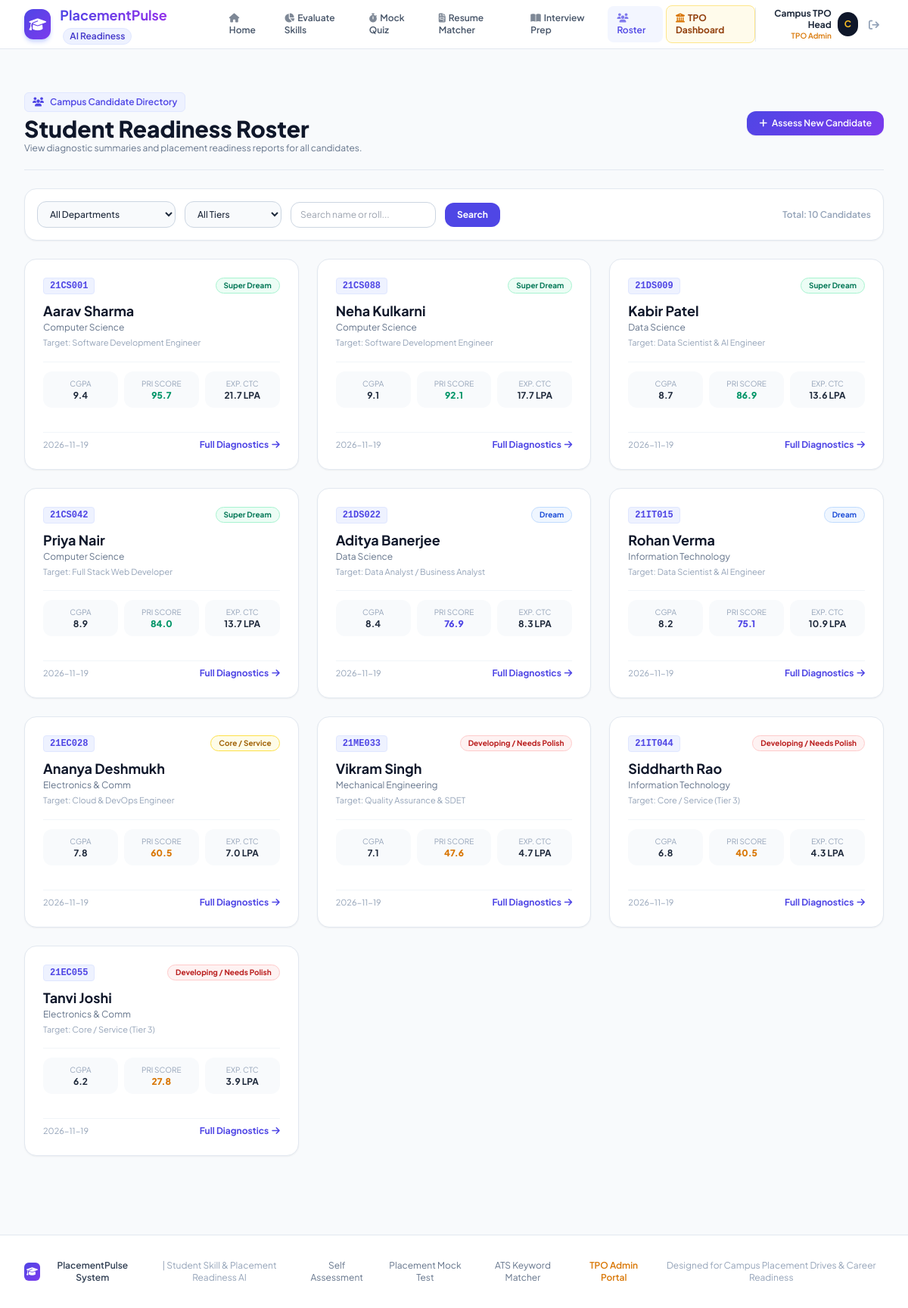
The app's page /students (signed in) with its own data.
### tables this page shows
CREATE TABLE students (
            id INTEGER PRIMARY KEY AUTOINCREMENT,
            roll_no TEXT UNIQUE,
            name TEXT NOT NULL,
            email TEXT,
            department TEXT,
            year INTEGER DEFAULT 4,
            cgpa REAL,
            backlogs INTEGER DEFAULT 0,
            academic_score REAL DEFAULT 0,
            technical_score REAL DEFAULT 0,
            project_score REAL DEFAULT 0,
            aptitude_score REAL DEFAULT 0,
            soft_skill_score REAL DEFAULT 0,
            pri_score REAL DEFAULT 0,
            tier TEXT,
            expected_ctc_min REAL DEFAULT 0,
            expected_ctc_max REAL DEFAULT 0,
            placement_prob REAL DEFAULT 0,
            target_role TEXT,
            profile_json TEXT,
            created_at TIMESTAMP DEFAULT CURRENT_TIMESTAMP
        );

### app.py (the view)
@app.route('/students')
@login_required
def students_list():
    filter_dept = request.args.get('department', 'All')
    filter_tier = request.args.get('tier', 'All')
    search = request.args.get('search', '').strip()
    students = get_all_students(filter_dept=filter_dept, filter_tier=filter_tier, search=search)
    return render_template(
        'students_list.html',
        students=students,
        selected_dept=filter_dept,
        selected_tier=filter_tier,
        search_query=search
    )

### app.py (called while the page is built)
def login_required(f):
    @wraps(f)
    def decorated_function(*args, **kwargs):
        if not session.get('user_id'):
            flash("Please sign in with your student or administrative account to access this section.", "warning")
            return redirect(url_for('login', next=request.url))
        return f(*args, **kwargs)
    return decorated_function

### models.py (called while the page is built)
def get_db_connection():
    conn = sqlite3.connect(Config.DATABASE_PATH)
    conn.row_factory = sqlite3.Row
    return conn

def get_all_students(filter_dept=None, filter_tier=None, search=None):
    conn = get_db_connection()
    cursor = conn.cursor()
    query = "SELECT * FROM students WHERE 1=1"
    params = []
    if filter_dept and filter_dept != 'All':
        query += " AND department = ?"
        params.append(filter_dept)
    if filter_tier and filter_tier != 'All':
        query += " AND tier = ?"
        params.append(filter_tier)
    if search:
        query += " AND (name LIKE ? OR roll_no LIKE ? OR target_role LIKE ?)"
        s = f"%{search}%"
        params.extend([s, s, s])
    query += " ORDER BY pri_score DESC"
    cursor.execute(query, params)
    rows = cursor.fetchall()
    conn.close()
    return [dict(r) for r in rows]

### templates/students_list.html (shortened to what this page needs)
{% extends "base.html" %}
{% block content %}
<div class="py-10 max-w-7xl mx-auto px-4 sm:px-6 lg:px-8 space-y-6">
    <div class="flex flex-col sm:flex-row justify-between items-start sm:items-center gap-4 border-b border-slate-200 pb-5">
        <div>
            <div class="inline-flex items-center space-x-2 text-xs font-semibold text-indigo-600 bg-indigo-50 px-2.5 py-1 rounded-md border border-indigo-100 mb-1">
                <i class="fa-solid fa-users"></i>
                <span>Campus Candidate Directory</span>
            </div>
            <h1 class="text-3xl font-extrabold text-slate-900">Student Readiness Roster</h1>
            <p class="text-xs text-slate-500">View diagnostic summaries and placement readiness reports for all candidates.</p>
        </div>
        <a href="{{ url_for('assess') }}" class="inline-flex items-center px-4 py-2 text-xs font-semibold rounded-xl gradient-primary text-white shadow-sm hover:opacity-95 transition">
            <i class="fa-solid fa-plus mr-1.5"></i>Assess New Candidate
        </a>
    </div>
    <div class="bg-white p-4 rounded-2xl border border-slate-200 shadow-sm flex flex-col sm:flex-row justify-between items-center gap-3">
        <form action="{{ url_for('students_list') }}" method="GET" class="flex flex-wrap items-center gap-3 text-xs w-full sm:w-auto">
            <select name="department" class="px-3 py-2 rounded-xl border border-slate-300 text-xs bg-slate-50 font-medium">
                <option value="All" {% if selected_dept == 'All' %}selected{% endif %}>All Departments</option>
            </select>
            <select name="tier" class="px-3 py-2 rounded-xl border border-slate-300 text-xs bg-slate-50 font-medium">
                <option value="All" {% if selected_tier == 'All' %}selected{% endif %}>All Tiers</option>
            </select>
            <input type="text" name="search" placeholder="Search name or roll..." value="{{ search_query or '' }}"
                   class="px-3 py-2 rounded-xl border border-slate-300 text-xs w-48">
            <button type="submit" class="px-4 py-2 rounded-xl bg-indigo-600 text-white font-bold hover:bg-indigo-700 transition">
                Search
            </button>
        </form>
        <span class="text-xs font-semibold text-slate-400">Total: {{ students|length }} Candidates</span>
    </div>
    <div class="grid grid-cols-1 md:grid-cols-2 lg:grid-cols-3 gap-6">
        {% for st in students %}
            <div class="bg-white rounded-2xl border border-slate-200 shadow-sm p-6 flex flex-col justify-between card-hover transition-smooth space-y-4">
                <div>
                    <div class="flex justify-between items-start mb-2">
                        <span class="text-xs font-mono font-bold text-indigo-600 bg-indigo-50 px-2 py-0.5 rounded border border-indigo-100">
                            {{ st.roll_no }}
                        </span>
                        <span class="px-2.5 py-0.5 rounded-full text-[10px] font-bold {% if 'Super Dream' in st.tier %}tier-super-dream{% elif 'Dream' in st.tier %}tier-dream{% elif 'Core' in st.tier %}tier-core{% else %}tier-developing{% endif %}">
                            {{ st.tier.split('(')[0] }}
                        </span>
                    </div>
                    <h3 class="text-lg font-bold text-slate-900">{{ st.name }}</h3>
                    <p class="text-xs text-slate-500">{{ st.department }}</p>
                    <p class="text-[11px] text-slate-400 mt-1">Target: {{ st.target_role }}</p>
                    <div class="grid grid-cols-3 gap-2 my-4 pt-3 border-t border-slate-100 text-center text-xs">
                        <div class="bg-slate-50 p-2 rounded-xl">
                            <span class="text-[10px] text-slate-400 block uppercase">CGPA</span>
                            <span class="font-bold text-slate-800">{{ st.cgpa }}</span>
                        </div>
                        <div class="bg-slate-50 p-2 rounded-xl">
                            <span class="text-[10px] text-slate-400 block uppercase">PRI Score</span>
                            <span class="font-black {% if st.pri_score >= 80 %}text-emerald-600{% elif st.pri_score >= 65 %}text-indigo-600{% else %}text-amber-600{% endif %}">
                                {{ st.pri_score }}
                            </span>
                        </div>
                        <div class="bg-slate-50 p-2 rounded-xl">
                            <span class="text-[10px] text-slate-400 block uppercase">Exp. CTC</span>
                            <span class="font-bold text-slate-800">{{ st.expected_ctc_max }} LPA</span>
                        </div>
                    </div>
                </div>
                <div class="pt-2 border-t border-slate-100 flex justify-between items-center text-xs">
                    <span class="text-slate-400 text-[11px]">{{ st.created_at[:10] if st.created_at else '' }}</span>
                    <a href="{{ url_for('view_report', student_id=st.id) }}" class="inline-flex items-center text-indigo-600 font-bold hover:text-indigo-800 group">
                        <span>Full Diagnostics</span>
                        <i class="fa-solid fa-arrow-right ml-1 group-hover:translate-x-0.5 transition-transform"></i>
                    </a>
                </div>
            </div>
        {% endfor %}
    </div>
</div>
{% endblock %}

### static/css/custom.css (style rules this page uses)
:root { --primary: #4f46e5; --primary-hover: #4338ca; --secondary: #0ea5e9; --accent: #8b5cf6; --success: #10b981; --warning: #f59e0b; --danger: #ef4444; }
body { font-family: 'Plus Jakarta Sans', -apple-system, BlinkMacSystemFont, sans-serif; }
.gradient-primary { background: linear-gradient(135deg, #4f46e5 0%, #7c3aed 100%); }
.transition-smooth { transition: all 0.25s cubic-bezier(0.4, 0, 0.2, 1); }
.tier-super-dream { background-color: #ecfdf5; color: #047857; border: 1px solid #a7f3d0; }
.tier-dream { background-color: #eff6ff; color: #1d4ed8; border: 1px solid #bfdbfe; }
.tier-core { background-color: #fefce8; color: #a16207; border: 1px solid #fde047; }
.tier-developing { background-color: #fef2f2; color: #b91c1c; border: 1px solid #fecaca; }

### records on screen
students: roll_no "21CS001", tier "Super Dream", name "Aarav Sharma", department "Computer Science", target_role "Software Development Engineer", cgpa "9.4", pri_score "95.7", expected_ctc_max "21.7", created_at "2026-11-19"
students: roll_no "21CS088", tier "Super Dream", name "Neha Kulkarni", department "Computer Science", target_role "Software Development Engineer", cgpa "9.1", pri_score "92.1", expected_ctc_max "17.7", created_at "2026-11-19"
students: roll_no "21DS009", tier "Super Dream", name "Kabir Patel", department "Data Science", target_role "Data Scientist & AI Engineer", cgpa "8.7", pri_score "86.9", expected_ctc_max "13.6", created_at "2026-11-19"
students: roll_no "21CS042", tier "Super Dream", name "Priya Nair", department "Computer Science", target_role "Full Stack Web Developer", cgpa "8.9", pri_score "84.0", expected_ctc_max "13.7", created_at "2026-11-19"
students: roll_no "21DS022", tier "Dream", name "Aditya Banerjee", department "Data Science", target_role "Data Analyst / Business Analyst", cgpa "8.4", pri_score "76.9", expected_ctc_max "8.3", created_at "2026-11-19"
students: roll_no "21IT015", tier "Dream", name "Rohan Verma", department "Information Technology", target_role "Data Scientist & AI Engineer", cgpa "8.2", pri_score "75.1", expected_ctc_max "10.9", created_at "2026-11-19"
students: roll_no "21EC028", tier "Core / Service", name "Ananya Deshmukh", department "Electronics & Comm", target_role "Cloud & DevOps Engineer", cgpa "7.8", pri_score "60.5", expected_ctc_max "7.0", created_at "2026-11-19"
students: roll_no "21ME033", tier "Developing / Needs Polish", name "Vikram Singh", department "Mechanical Engineering", target_role "Quality Assurance & SDET", cgpa "7.1", pri_score "47.6", expected_ctc_max "4.7", created_at "2026-11-19"
students: roll_no "21IT044", tier "Developing / Needs Polish", name "Siddharth Rao", department "Information Technology", target_role "Core / Service (Tier 3)", cgpa "6.8", pri_score "40.5", expected_ctc_max "4.3", created_at "2026-11-19"
students: roll_no "21EC055", tier "Developing / Needs Polish", name "Tanvi Joshi", department "Electronics & Comm", target_role "Core / Service (Tier 3)", cgpa "6.2", pri_score "27.8", expected_ctc_max "3.9", created_at "2026-11-19"

### other values on screen
{{ session.get('user_name', 'User') }} "Campus TPO Head"
{{ session.get('user_name', 'U')[:1].upper() }} "C"
{{ students|length }} "10"
